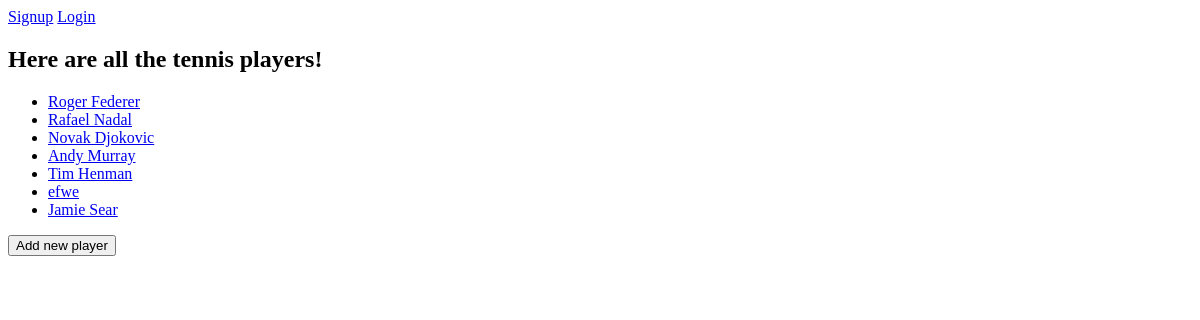
Before: / with the older database file.
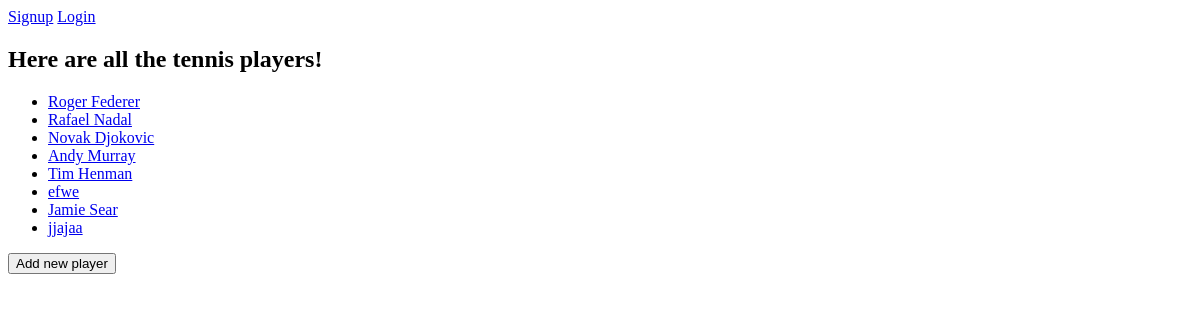
After: the same page with the newer database file.
### tennis/models.py (models this page shows, shortened)
class Players(models.Model):
    name = models.CharField(max_length=100)
    age = models.PositiveIntegerField()
    wins = models.ForeignKey(Wins, on_delete=models.SET_NULL, null=True)
    amount = models.PositiveIntegerField(default=0)

### tennis/views.py (the view)
# urls.py: path('', views.index, name='tennis-index'),
def index(request):
    context = {'player': Players.objects.all()}
    return render(request, 'tennis/index.html', context)

### tennis/templates/tennis/index.html (shortened to what this page needs)
<!DOCTYPE html>
<html lang="en">
<head>
</head>
<body>
    <nav>
        {% if user.is_authenticated %}
        <span>Welcome, {{user}}</span>
            <a href="{% url 'logout' %}">Logout</a>
        {% else %}
            <a href="{% url 'signup' %}">Signup</a>
            <a href="{% url 'login' %}">Login</a>
        {% endif %}
    </nav>
    {% block content %}
    <h2>Here are all the tennis players!</h2>
    <ul>
        {% for player in player %}
        <li>
            <a href="{% url 'tennis-show' player_id=player.id %}"> {{ player.name }}
            </a>
        </li>
        {% endfor %}
        </ul>
        <a href="{% url 'create-player' %}"> <button>Add new player</button></a>
        {% endblock content %}
</body>
</html>

Changed rows visible on the page:
added Players: name "jjajaa"
